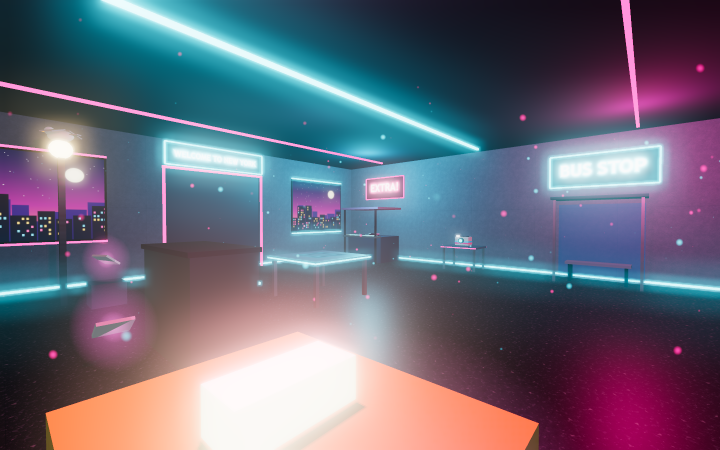
#> input picture output/1989-retexturizado-2026-11-06/diagonal.png, 1440 x 900 px (shown at 1/2 size)
$ python comparar.py
#> lines starting #> are read from the running program, lines starting #| are printed output that depends on the picture
from pathlib import Path
from PIL import Image, ImageDraw, ImageFont

root=Path(__file__).parent
before=root.parent/'1989-retexturizado-2026-11-06/diagonal.png'
after=root/'diagonal.png'
font=ImageFont.truetype('C:/Windows/Fonts/arial.ttf',25)
canvas=Image.new('RGB',(1920,650),'#131922')
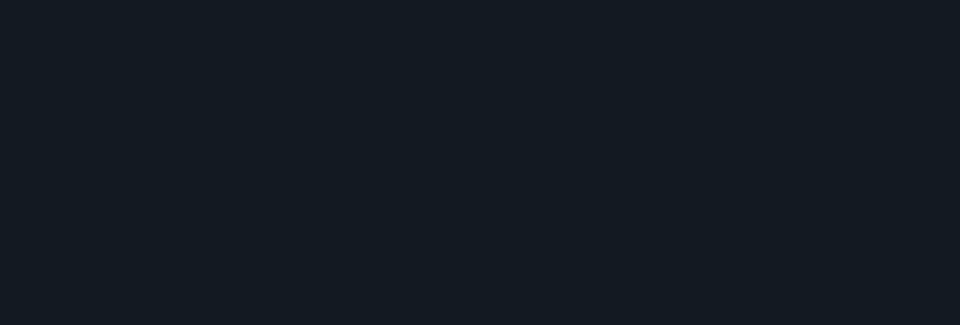
#> canvas: PIL image 1920x650 RGB (shown at 1/2 size); mean R, G, B 19, 25, 34
d=ImageDraw.Draw(canvas)
for x,label,file in [(0,'PRIMERA PASADA',before),(960,'1989 · DETALLE DE TODOS LOS OBJETOS',after)]:
    d.text((x+18,12),label,font=font,fill='#c8e6ee')
    image=Image.open(file).convert('RGB').resize((960,600),Image.Resampling.LANCZOS)
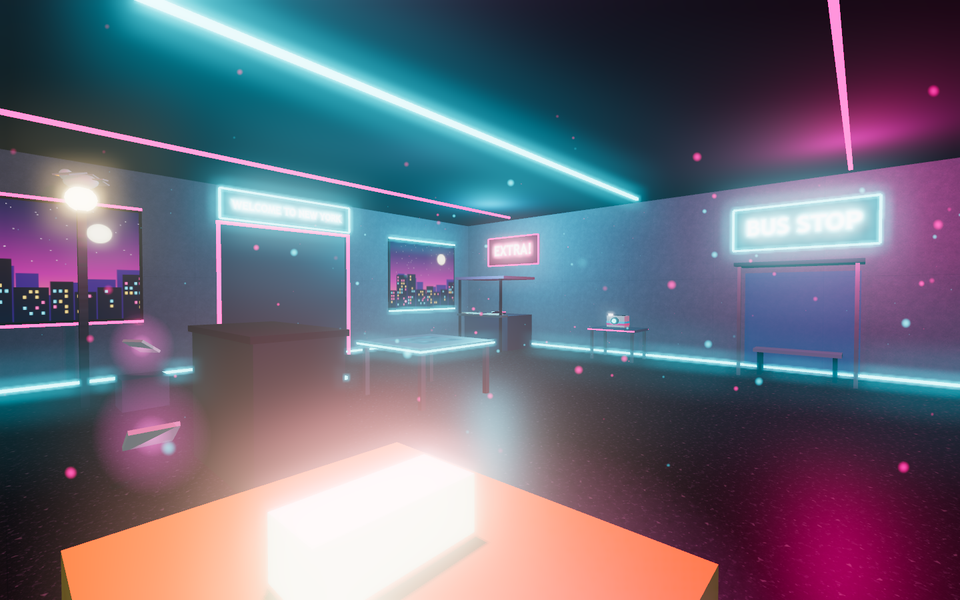
#> image: PIL image 960x600 RGB; mean R, G, B 105.9, 105.8, 122.1
    canvas.paste(image,(x,50))
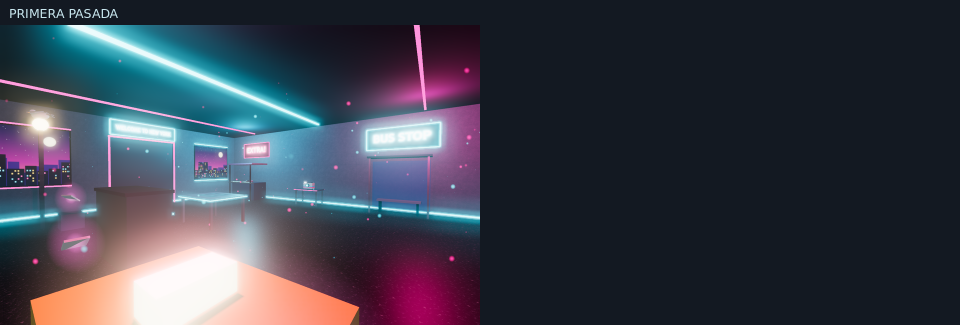
#> canvas: PIL image 1920x650 RGB (shown at 1/2 size); mean R, G, B 59.3, 62.5, 74.9
#> pass 2 of the loop `for x,label,file in [(0,'PRIMERA PASADA',before),(960,'1989 · DETALLE ..`:
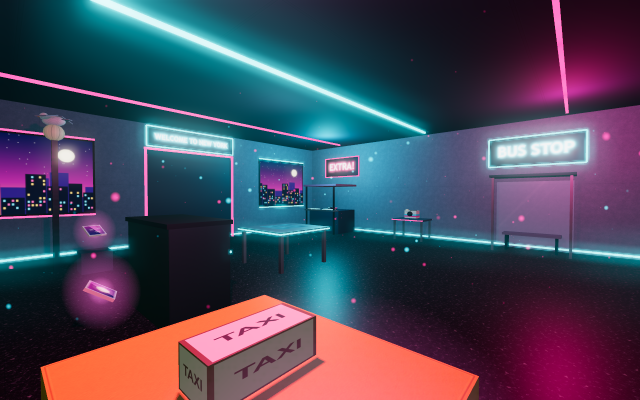
#> input picture output/1989-detalles-2026-11-06/diagonal.png, 1280 x 800 px (shown at 1/2 size)
#> `image=Image.open(file).convert('RGB').resize((960,600),Image.Resamplin..`:
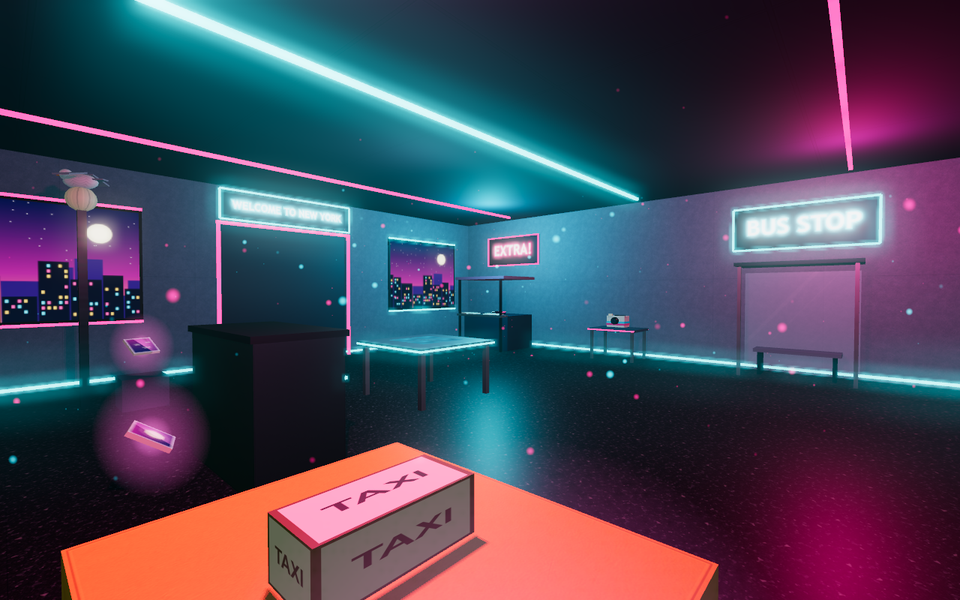
#> image: PIL image 960x600 RGB; mean R, G, B 73.1, 70.6, 88.9
#> `canvas.paste(image,(x,50))`:
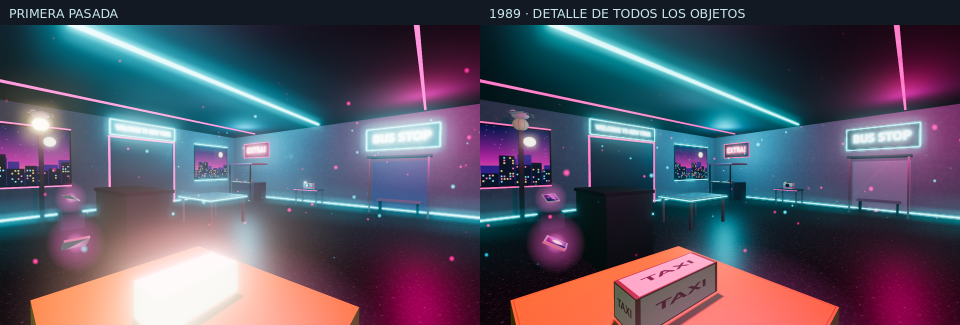
#> canvas: PIL image 1920x650 RGB (shown at 1/2 size); mean R, G, B 84.6, 84, 100.7
canvas.save(root/'antes-despues.jpg',quality=93)
print('Comparación guardada.')

views=[('taxi','TAXI · pintura y rotulos'),('rueda','RUEDAS · goma y llantas'),('camara','CAMARA · optica y carcasa'),('edificios','EDIFICIOS · ventanas y fachadas'),('parada-materiales','PARADA · acero, vidrio y esmalte'),('quiosco','QUIOSCO · papel y superficies'),('armario','ARMARIO · paneles y candado'),('mesa-piezas','MESA · tablero y piezas'),('gaviota','GAVIOTA · plumaje')]
sheet=Image.new('RGB',(1920,1320),'#131922');d=ImageDraw.Draw(sheet)
#> after `sheet = Image.new('RGB', (1920, 1320), '#131922')`:
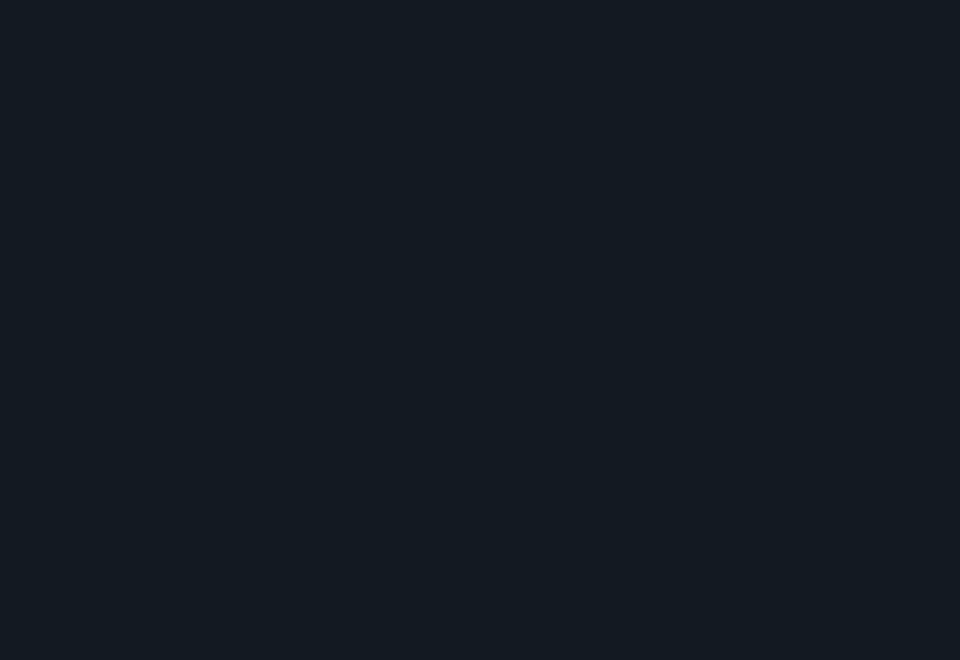
#> sheet: PIL image 1920x1320 RGB (shown at 1/2 size); mean R, G, B 19, 25, 34
label_font=ImageFont.truetype('C:/Windows/Fonts/arial.ttf',20)
for i,(slug,label) in enumerate(views):
    x=(i%3)*640;y=(i//3)*440
#> (the run stopped early here; a loop or call above may not have finished)
